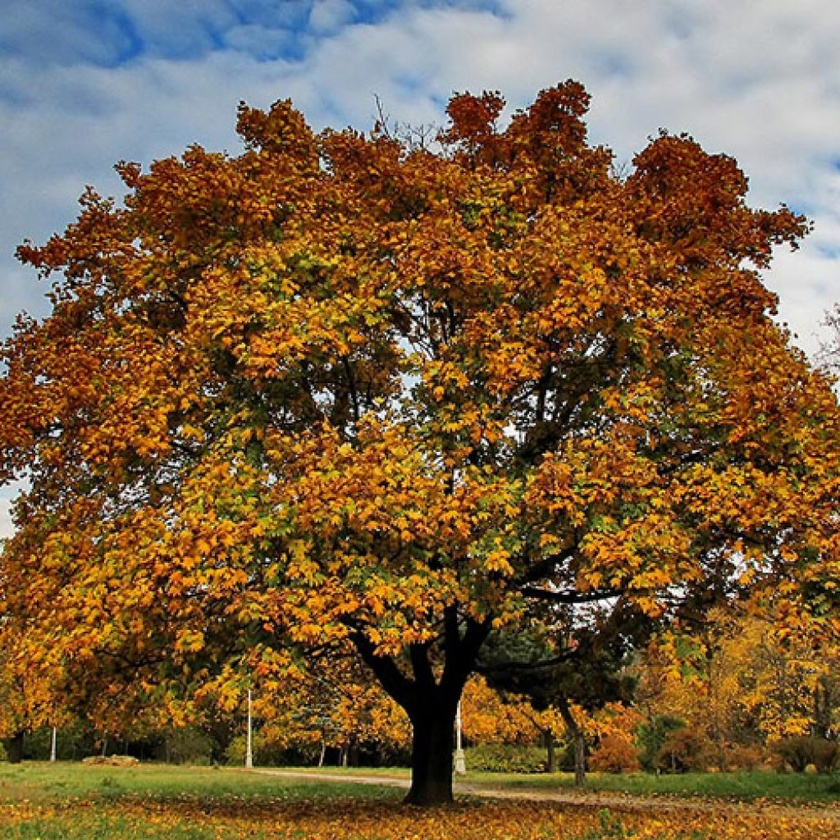
#> input picture Photo1.jpg, 840 x 840 px, shrunk from 1024 x 1024 before the run
$ python main.py
#> lines starting #> are read from the running program, lines starting #| are printed output that depends on the picture; after the words box and inside, x2 and y2 are one past the last pixel; in counts of white or black regions, pixels touching at a corner belong together
#> in main, photo1 is the input picture: shape (840, 840, 3); mean B, G, R 64.4, 95.1, 120.4
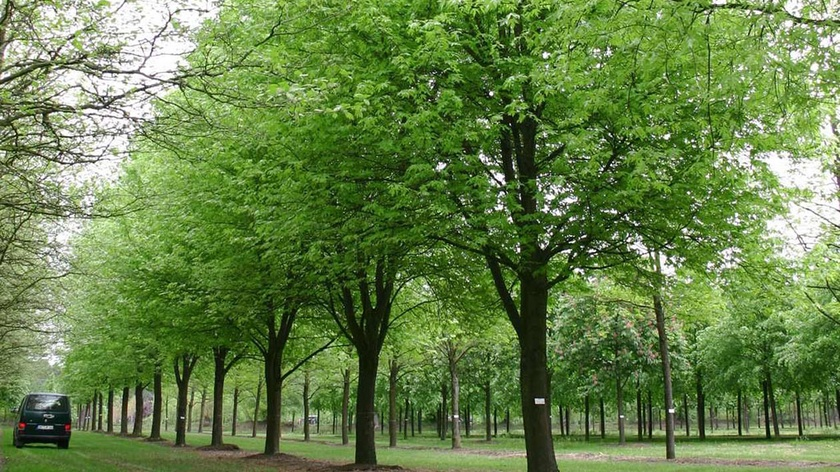
#> input picture Photo2.jpg, 840 x 472 px, shrunk from 1024 x 576 before the run
#> in main, photo2 is the input picture: shape (472, 840, 3); mean B, G, R 72.1, 129.3, 102.1
import cv2
import numpy as np


def autumn_to_summer(image):
    hsv = cv2.cvtColor(image, cv2.COLOR_BGR2HSV)
#> hsv: shape (840, 840, 3); mean H, S, V 35.7, 157.5, 127.7

    h, s, v = cv2.split(hsv)

    # Маска осенних оттенков (желто-оранжевые)
    mask = ((h > 10) & (h < 40))
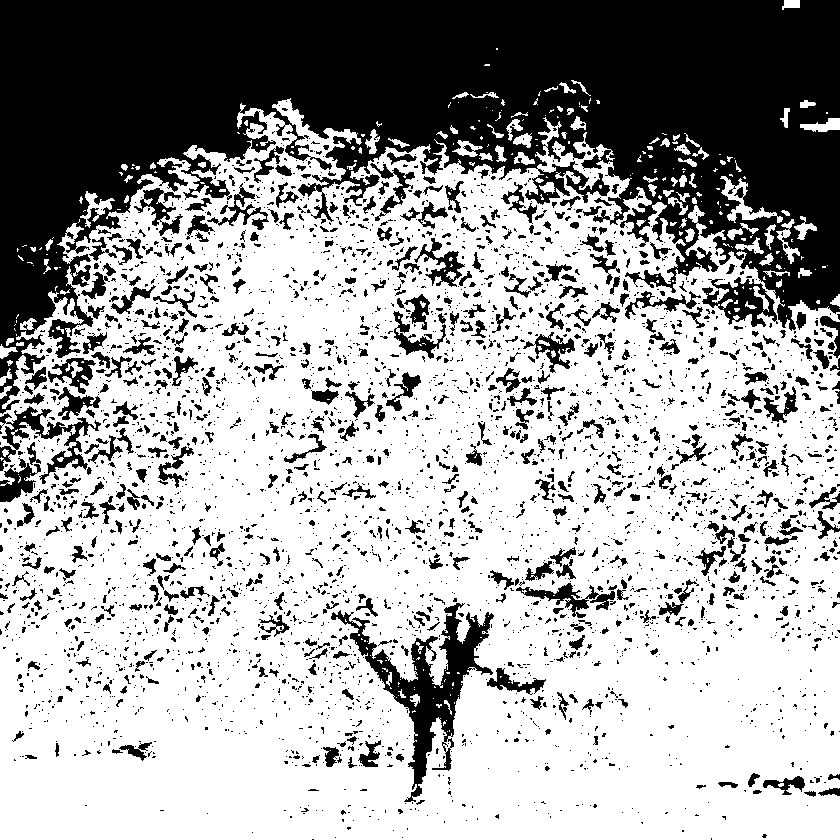
#> mask: shape (840, 840) bool; 65.3% white; 3857 black regions (3192 under 20 px), largest, box (x1, y1, x2, y2) and area: (0, 0, 840, 414) 169493, (331, 603, 494, 802) 7451, (0, 406, 101, 484) 2037

    # Переводим оттенки в зеленые
    h[mask] = 60  # зелёный оттенок
    s[mask] = np.clip(s[mask] + 40, 0, 255)
    v[mask] = np.clip(v[mask] + 20, 0, 255)

    new_hsv = cv2.merge([h, s, v])
#> new_hsv: shape (840, 840, 3); mean H, S, V 62.9, 131.8, 138.8
    return cv2.cvtColor(new_hsv, cv2.COLOR_HSV2BGR)


def summer_to_autumn(image):
    hsv = cv2.cvtColor(image, cv2.COLOR_BGR2HSV)
#> hsv: shape (472, 840, 3); mean H, S, V 45.1, 131.9, 129.6

    h, s, v = cv2.split(hsv)
#> h: shape (472, 840)
#> s: shape (472, 840)
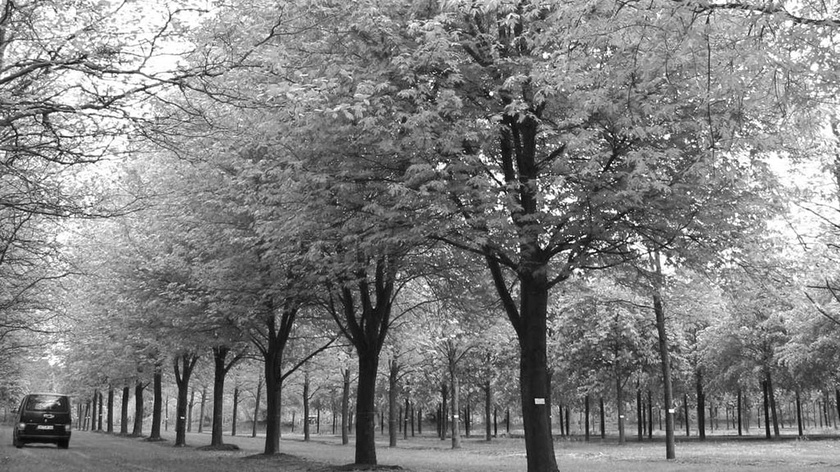
#> v: shape (472, 840); min 5, max 255, mean 129.6

    # Маска зеленых оттенков
    mask = ((h > 35) & (h < 85))
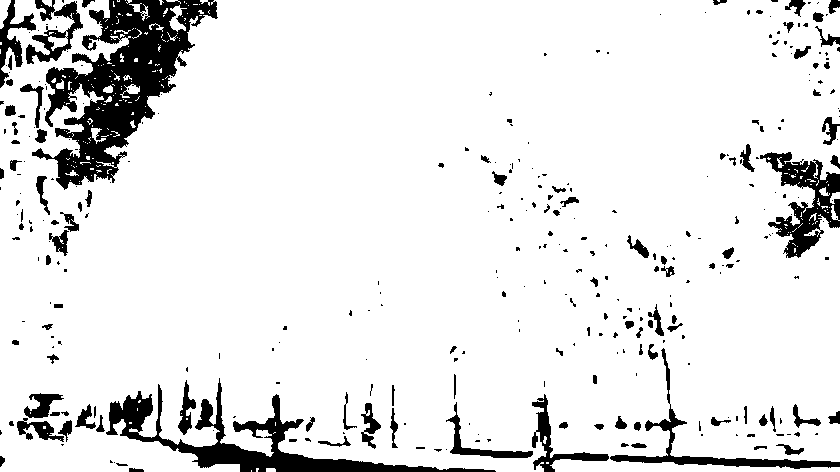
#> mask: shape (472, 840) bool; 89.8% white; 336 black regions (223 under 20 px), largest, box (x1, y1, x2, y2) and area: (32, 0, 218, 190) 13553, (106, 378, 496, 472) 6961, (760, 152, 840, 258) 3440

    # Переводим в желто-оранжевые
    h[mask] = 25
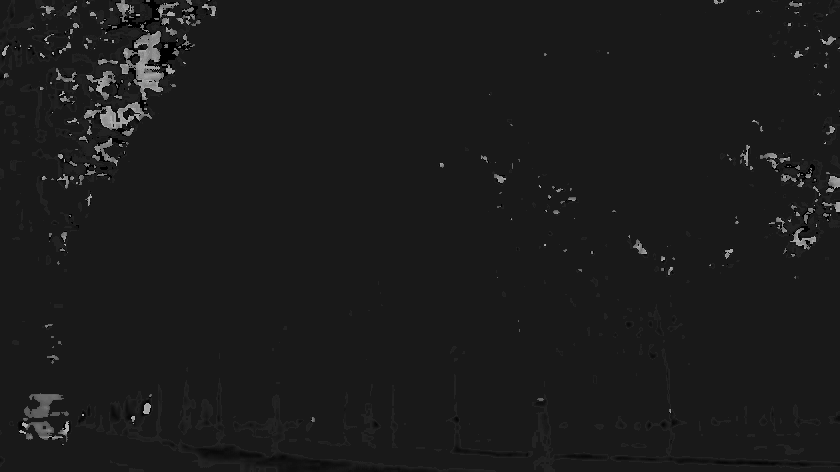
#> h: shape (472, 840); min 0, max 179, mean 27.2
    s[mask] = np.clip(s[mask] + 30, 0, 255)
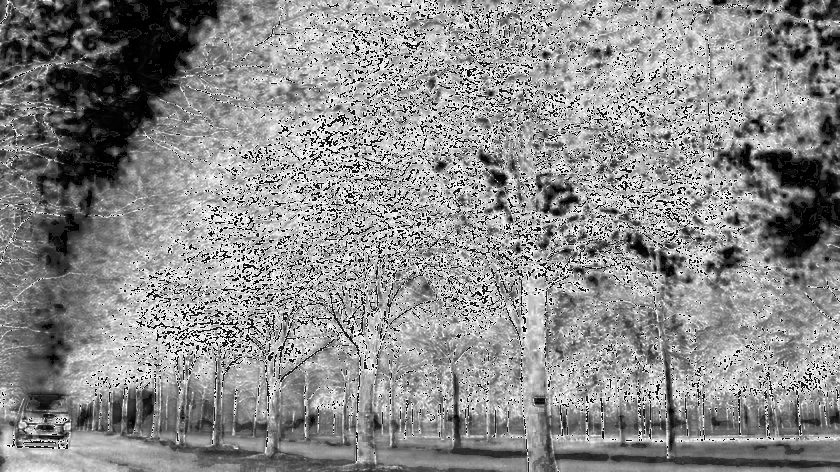
#> s: shape (472, 840); min 0, max 255, mean 139.1
    v[mask] = np.clip(v[mask] - 20, 0, 255)

    new_hsv = cv2.merge([h, s, v])
#> new_hsv: shape (472, 840, 3); mean H, S, V 27.2, 139.1, 112.1
    return cv2.cvtColor(new_hsv, cv2.COLOR_HSV2BGR)
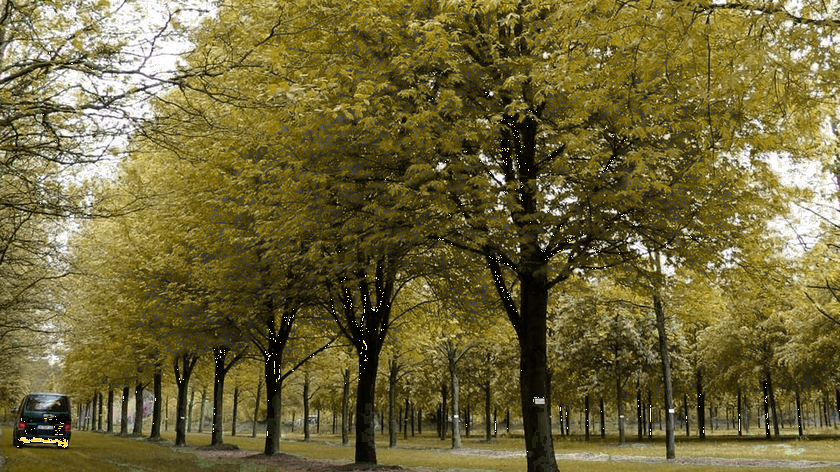
#> returned value: shape (472, 840, 3); mean B, G, R 56.3, 102.4, 111.9


def main():
    photo1 = cv2.imread("Photo1.jpg")  # осень
    photo2 = cv2.imread("Photo2.jpg")  # лето

    if photo1 is None or photo2 is None:
        print("Ошибка загрузки изображений")
        return

    summer_version = autumn_to_summer(photo1)
    autumn_version = summer_to_autumn(photo2)

    cv2.imwrite("Photo1_to_summer.jpg", summer_version)
    cv2.imwrite("Photo2_to_autumn.jpg", autumn_version)

    print("Готово! Файлы сохранены.")


if __name__ == "__main__":
    main()
